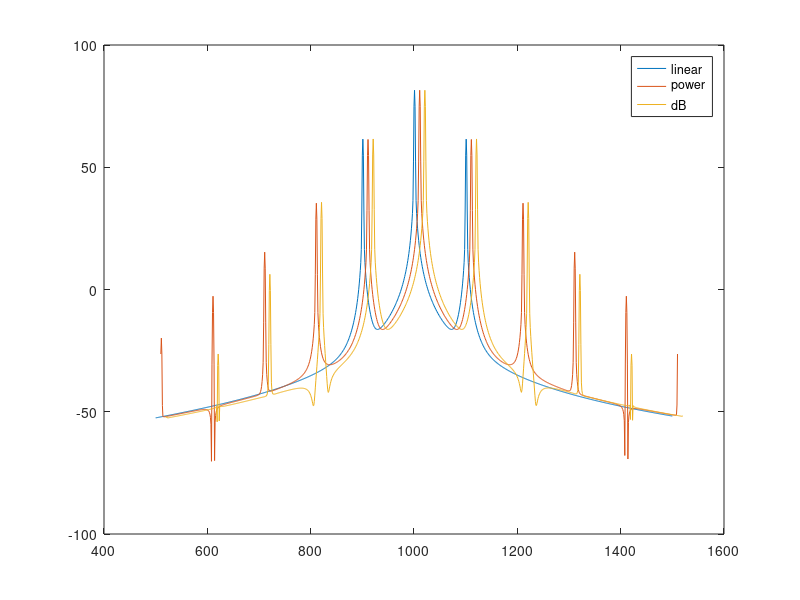

MATLAB code for this plot:
% TODO
% - subtle chorus effect test: modulate signal by itself
% - check UAD SSL

% Module 1 or more sine waves with (1 + sine), sqrt(1 + sine), db2mag(1 + sine) and check spectrum

F0 = 1000; % Carrier frequency.
G0 = 100; % Modulation frequency.
A = 0.2; % Modulation amplitude.

fs = 48000;
N = fs;
t = [0:N-1]'/fs;
x = sin(2*pi*F0*t);
m = sin(2*pi*G0*t);
% sqrt(1 + Bup) = 1 + A
% sqrt(1 + Bdn) = 1 - A
Bup = (1 + A)^2 - 1;
Bdn = (1 - A)^2 - 1;
B0 = 1 + (Bup + Bdn) / 2;
B = (Bup - Bdn) / 2;
second_modulation = sqrt(B0 + B * m);
if 1
    % db2mag(1 + Cup) = 1 + A
    % db2mag(1 + Cdn) = 1 - A
    Cup = mag2db(1 + A) - 1;
    Cdn = mag2db(1 - A) - 1;
    C0 = 1 + (Cup + Cdn) / 2;
    C = (Cup - Cdn) / 2;
    third_modulation = db2mag(C0 + C * m);
else
    % square(1 + Cup) = 1 + A
    % square(1 + Cdn) = 1 - A
    Cup = sqrt(1 + A) - 1;
    Cdn = sqrt(1 - A) - 1;
    C0 = 1 + (Cup + Cdn) / 2;
    C = (Cup - Cdn) / 2;
    third_modulation = (C0 + C * m).^2;
end

ms = [1 + A * m second_modulation third_modulation];
ys = repmat(x, 1, 3) .* ms;
% Normalize power
amps = sqrt(mean(ys.^2));
amps = amps / amps(1);
ys = ys ./ repmat(amps, N, 1);
fys = abs(fft(ys .* repmat(gausswin(N), 1, 3)));
mfys = mag2db(fys);
R = 500:1500;
plot(R, mfys(R, 1), R+10, mfys(R, 2), R+20, mfys(R, 3));
legend('linear', 'power', 'dB')
